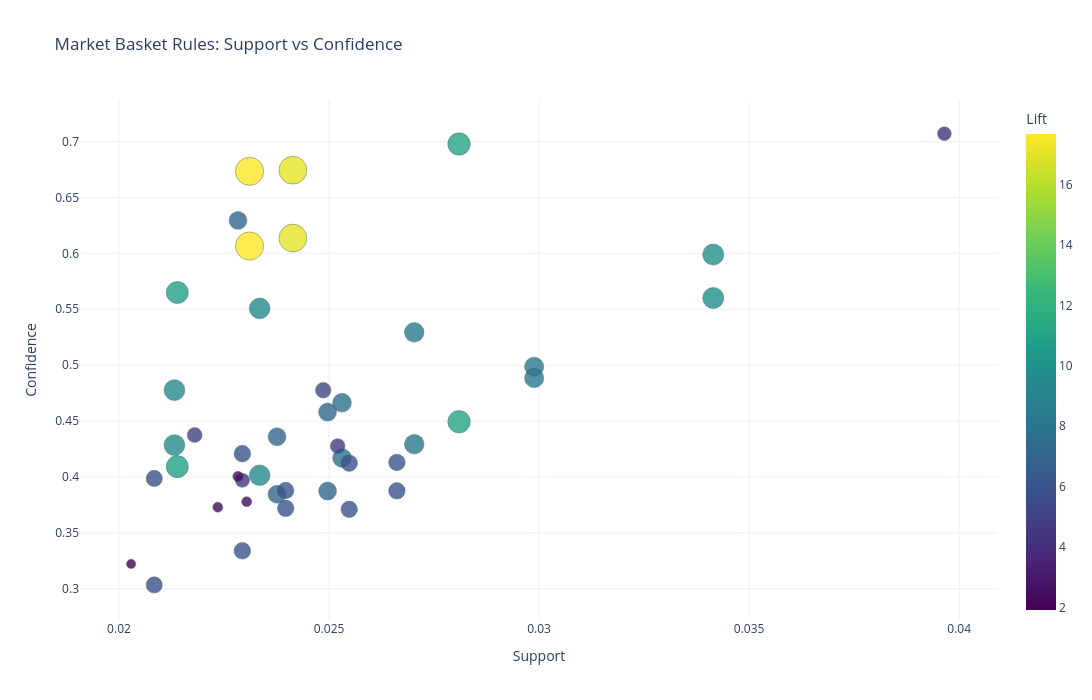

Notebook source saved alongside this figure:
### Code cell
import plotly.express as px

df_rules = rules.copy()

df_rules["rule"] = df_rules["antecedents"].astype(str) + " → " + df_rules["consequents"].astype(str)

df_rules = df_rules[
    (df_rules["support"] >= 0.02) &
    (df_rules["confidence"] >= 0.30) &
    (df_rules["lift"] > 1.20)
].sort_values(["lift", "confidence"], ascending=[False, False])

fig = px.scatter(
    df_rules,
    x="support",
    y="confidence",
    size="lift",
    color="lift",
    hover_name="rule",
    color_continuous_scale="Viridis",
    title="Market Basket Rules: Support vs Confidence",
    labels={
        "support": "Support",
        "confidence": "Confidence",
        "lift": "Lift"
    }
)

fig.update_traces(marker=dict(opacity=0.8, line=dict(width=0.5, color="DarkSlateGrey")))
fig.update_layout(template="plotly_white", width=1100, height=700)
fig.show()

### Figure 1 — Plotly figure (JSON) as saved in the notebook; plotly's stock layout.template omitted (floating-point values rounded to 4 significant figures)
{"data": [{"hovertemplate": "<b>%{hovertext}</b><br><br>Support=%{x}<br>Confidence=%{y}<br>Lift=%{marker.color}<extra></extra>", "hovertext": ["DOLLY GIRL LUNCH BOX → SPACEBOY LUNCH BOX", "SPACEBOY LUNCH BOX → DOLLY GIRL LUNCH BOX", "ALARM CLOCK BAKELIKE GREEN → ALARM CLOCK BAKELIKE RED", "ALARM CLOCK BAKELIKE RED → ALARM CLOCK BAKELIKE GREEN", "SWEETHEART CERAMIC TRINKET BOX → STRAWBERRY CERAMIC TRINKET BOX", "STRAWBERRY CERAMIC TRINKET BOX → SWEETHEART CERAMIC TRINKET BOX", "LUNCH BAG PINK POLKADOT → LUNCH BAG RED RETROSPOT", "LUNCH BAG RED RETROSPOT → LUNCH BAG PINK POLKADOT", "WOODEN PICTURE FRAME WHITE FINISH → WOODEN FRAME ANTIQUE WHITE", "WOODEN FRAME ANTIQUE WHITE → WOODEN PICTURE FRAME WHITE FINISH", "HOT WATER BOTTLE TEA AND SYMPATHY → CHOCOLATE HOT WATER BOTTLE", "CHOCOLATE HOT WATER BOTTLE → HOT WATER BOTTLE TEA AND SYMPATHY", "PAPER CHAIN KIT VINTAGE CHRISTMAS → PAPER CHAIN KIT 50'S CHRISTMAS", "PAPER CHAIN KIT 50'S CHRISTMAS → PAPER CHAIN KIT VINTAGE CHRISTMAS", "LOVE BUILDING BLOCK WORD → HOME BUILDING BLOCK WORD", "HOME BUILDING BLOCK WORD → LOVE BUILDING BLOCK WORD", "HEART OF WICKER LARGE → HEART OF WICKER SMALL", "HEART OF WICKER SMALL → HEART OF WICKER LARGE", "PACK OF 60 PINK PAISLEY CAKE CASES → 60 TEATIME FAIRY CAKE CASES", "60 TEATIME FAIRY CAKE CASES → PACK OF 60 PINK PAISLEY CAKE CASES", "LUNCH BAG WOODLAND → LUNCH BAG SPACEBOY DESIGN", "LUNCH BAG SPACEBOY DESIGN → LUNCH BAG WOODLAND", "LUNCH BAG CARS BLUE → LUNCH BAG WOODLAND", "LUNCH BAG WOODLAND → LUNCH BAG CARS BLUE", "JUMBO BAG PINK POLKADOT → JUMBO BAG RED RETROSPOT", "LUNCH BAG  BLACK SKULL. → LUNCH BAG WOODLAND", "LUNCH BAG WOODLAND → LUNCH BAG  BLACK SKULL.", "LUNCH BAG CARS BLUE → LUNCH BAG SPACEBOY DESIGN", "LUNCH BAG SPACEBOY DESIGN → LUNCH BAG CARS BLUE", "LUNCH BAG SPACEBOY DESIGN → LUNCH BAG  BLACK SKULL.", "LUNCH BAG  BLACK SKULL. → LUNCH BAG SPACEBOY DESIGN", "LUNCH BAG CARS BLUE → LUNCH BAG  BLACK SKULL.", "LUNCH BAG  BLACK SKULL. → LUNCH BAG CARS BLUE", "LUNCH BAG  BLACK SKULL. → LUNCH BAG RED RETROSPOT", "LUNCH BAG RED RETROSPOT → LUNCH BAG  BLACK SKULL.", "JUMBO BAG STRAWBERRY → JUMBO BAG RED RETROSPOT", "JUMBO  BAG BAROQUE BLACK WHITE → JUMBO BAG RED RETROSPOT", "JUMBO STORAGE BAG SUKI → JUMBO BAG RED RETROSPOT", "JUMBO SHOPPER VINTAGE RED PAISLEY → JUMBO BAG RED RETROSPOT", "RED HANGING HEART T-LIGHT HOLDER → WHITE HANGING HEART T-LIGHT HOLDER", "WOODEN PICTURE FRAME WHITE FINISH → WHITE HANGING HEART T-LIGHT HOLDER", "WOODEN FRAME ANTIQUE WHITE → WHITE HANGING HEART T-LIGHT HOLDER", "HEART OF WICKER LARGE → WHITE HANGING HEART T-LIGHT HOLDER", "HOME BUILDING BLOCK WORD → WHITE HANGING HEART T-LIGHT HOLDER"], "legendgroup": "", "marker": {"color": [17.67, 17.67, 17.14, 17.14, 11.16, 11.16, 10.81, 10.81, 9.823, 9.823, 9.6, 9.6, 9.47, 9.47, 8.407, 8.407, 8.15, 8.15, 7.685, 7.685, 7.108, 7.108, 7.055, 7.055, 7.007, 6.128, 6.128, 6.019, 6.019, 6.015, 6.015, 6.005, 6.005, 5.806, 5.806, 5.317, 4.871, 4.761, 4.42, 4.206, 2.383, 2.248, 2.219, 1.917], "coloraxis": "coloraxis", "line": {"color": "DarkSlateGrey", "width": 0.5}, "opacity": 0.8, "size": [17.67, 17.67, 17.14, 17.14, 11.16, 11.16, 10.81, 10.81, 9.823, 9.823, 9.6, 9.6, 9.47, 9.47, 8.407, 8.407, 8.15, 8.15, 7.685, 7.685, 7.108, 7.108, 7.055, 7.055, 7.007, 6.128, 6.128, 6.019, 6.019, 6.015, 6.015, 6.005, 6.005, 5.806, 5.806, 5.317, 4.871, 4.761, 4.42, 4.206, 2.383, 2.248, 2.219, 1.917], "sizemode": "area", "sizeref": 0.04418, "symbol": "circle"}, "mode": "markers", "name": "", "orientation": "v", "showlegend": false, "type": "scatter", "x": [0.02311, 0.02311, 0.02414, 0.02414, 0.02809, 0.02809, 0.02139, 0.02139, 0.03415, 0.03415, 0.02132, 0.02132, 0.02335, 0.02335, 0.02703, 0.02703, 0.02988, 0.02988, 0.02531, 0.02531, 0.02496, 0.02496, 0.02376, 0.02376, 0.02283, 0.02294, 0.02294, 0.02397, 0.02397, 0.02662, 0.02662, 0.02548, 0.02548, 0.02084, 0.02084, 0.02486, 0.0218, 0.02521, 0.02294, 0.03965, 0.02283, 0.02304, 0.02235, 0.02029], "xaxis": "x", "y": [0.6733, 0.6065, 0.6744, 0.6136, 0.6977, 0.4494, 0.5649, 0.4092, 0.5989, 0.5601, 0.4777, 0.4285, 0.5507, 0.4015, 0.5293, 0.4293, 0.4986, 0.4885, 0.4664, 0.417, 0.458, 0.3874, 0.3845, 0.436, 0.6294, 0.334, 0.4208, 0.3879, 0.3719, 0.413, 0.3876, 0.4124, 0.3711, 0.3035, 0.3987, 0.4775, 0.4375, 0.4277, 0.397, 0.7069, 0.4005, 0.3779, 0.3729, 0.3222], "yaxis": "y"}], "layout": {"coloraxis": {"colorbar": {"title": {"text": "Lift"}}, "colorscale": [[0, "#440154"], [0.1111, "#482878"], [0.2222, "#3e4989"], [0.3333, "#31688e"], [0.4444, "#26828e"], [0.5556, "#1f9e89"], [0.6667, "#35b779"], [0.7778, "#6ece58"], [0.8889, "#b5de2b"], [1, "#fde725"]]}, "height": 700, "legend": {"itemsizing": "constant", "tracegroupgap": 0}, "title": {"text": "Market Basket Rules: Support vs Confidence"}, "width": 1100, "xaxis": {"anchor": "y", "domain": [0, 1], "title": {"text": "Support"}}, "yaxis": {"anchor": "x", "domain": [0, 1], "title": {"text": "Confidence"}}}}
